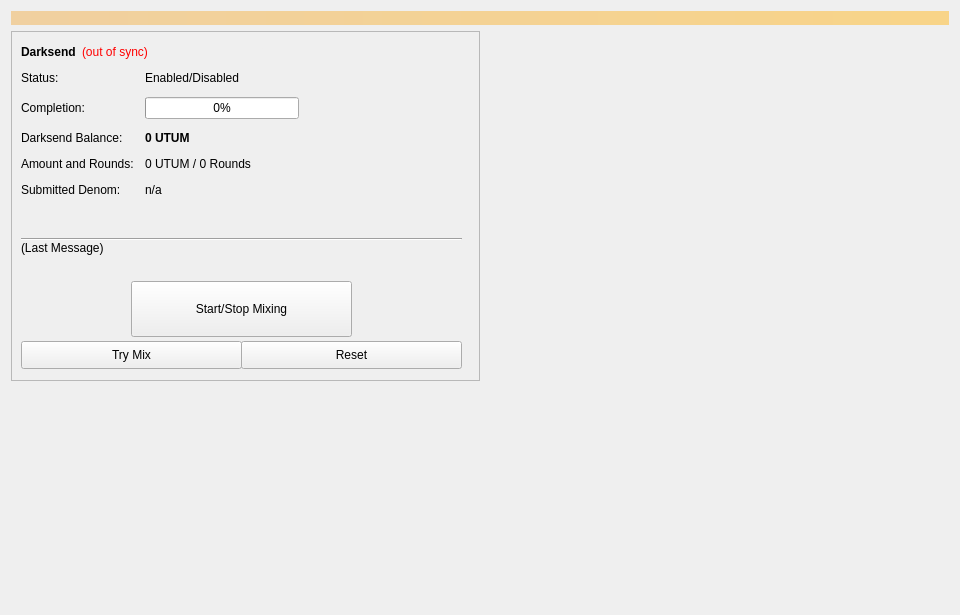
<?xml version="1.0" encoding="UTF-8"?>
<ui version="4.0">
 <class>Coinmix</class>
 <widget class="QWidget" name="Coinmix">
  <property name="geometry">
   <rect>
    <x>0</x>
    <y>0</y>
    <width>960</width>
    <height>615</height>
   </rect>
  </property>
  <property name="minimumSize">
   <size>
    <width>960</width>
    <height>0</height>
   </size>
  </property>
  <property name="windowTitle">
   <string>Form</string>
  </property>
  <layout class="QVBoxLayout" name="topLayout">
   <item>
    <widget class="QLabel" name="labelAlerts">
     <property name="visible">
      <bool>false</bool>
     </property>
     <property name="styleSheet">
      <string notr="true">background-color: qlineargradient(x1: 0, y1: 0, x2: 1, y2: 0, stop:0 #F0D0A0, stop:1 #F8D488); color:#000000;</string>
     </property>
     <property name="wordWrap">
      <bool>true</bool>
     </property>
     <property name="margin">
      <number>3</number>
     </property>
    </widget>
   </item>
   <item>
    <layout class="QHBoxLayout" name="horizontalLayout" stretch="1,1">
     <item>
      <layout class="QVBoxLayout" name="verticalLayout_2">
       <item>
        <widget class="QFrame" name="frameDarksend">
         <property name="minimumSize">
          <size>
           <width>0</width>
           <height>350</height>
          </size>
         </property>
         <property name="layoutDirection">
          <enum>Qt::LeftToRight</enum>
         </property>
         <property name="frameShape">
          <enum>QFrame::StyledPanel</enum>
         </property>
         <property name="frameShadow">
          <enum>QFrame::Raised</enum>
         </property>
         <widget class="QWidget" name="formLayoutWidget">
          <property name="geometry">
           <rect>
            <x>10</x>
            <y>40</y>
            <width>451</width>
            <height>161</height>
           </rect>
          </property>
          <layout class="QFormLayout" name="formLayout">
           <property name="fieldGrowthPolicy">
            <enum>QFormLayout::AllNonFixedFieldsGrow</enum>
           </property>
           <property name="horizontalSpacing">
            <number>11</number>
           </property>
           <property name="verticalSpacing">
            <number>12</number>
           </property>
           <item row="0" column="0">
            <widget class="QLabel" name="label_6">
             <property name="text">
              <string>Status:</string>
             </property>
            </widget>
           </item>
           <item row="1" column="0">
            <widget class="QLabel" name="label_7">
             <property name="text">
              <string>Completion:</string>
             </property>
            </widget>
           </item>
           <item row="1" column="1">
            <widget class="QProgressBar" name="DarksendProgress">
             <property name="maximumSize">
              <size>
               <width>154</width>
               <height>16777215</height>
              </size>
             </property>
             <property name="value">
              <number>0</number>
             </property>
            </widget>
           </item>
           <item row="2" column="0">
            <widget class="QLabel" name="labelAnonymizedText">
             <property name="text">
              <string>Darksend Balance:</string>
             </property>
            </widget>
           </item>
           <item row="2" column="1">
            <widget class="QLabel" name="labelAnonymized">
             <property name="font">
              <font>
               <weight>75</weight>
               <bold>true</bold>
              </font>
             </property>
             <property name="text">
              <string notr="true">0 UTUM</string>
             </property>
            </widget>
           </item>
           <item row="3" column="0">
            <widget class="QLabel" name="label_8">
             <property name="text">
              <string>Amount and Rounds:</string>
             </property>
            </widget>
           </item>
           <item row="3" column="1">
            <widget class="QLabel" name="labelAmountRounds">
             <property name="text">
              <string>0 UTUM / 0 Rounds</string>
             </property>
            </widget>
           </item>
           <item row="4" column="0">
            <widget class="QLabel" name="label_9">
             <property name="text">
              <string>Submitted Denom:</string>
             </property>
            </widget>
           </item>
           <item row="4" column="1">
            <widget class="QLabel" name="labelSubmittedDenom">
             <property name="toolTip">
              <string>The denominations you submitted to the Masternode.&lt;br&gt;To mix, other users must submit the exact same denominations.</string>
             </property>
             <property name="text">
              <string>n/a</string>
             </property>
            </widget>
           </item>
           <item row="0" column="1">
            <widget class="QLabel" name="DarksendEnabled">
             <property name="text">
              <string>Enabled/Disabled</string>
             </property>
            </widget>
           </item>
          </layout>
         </widget>
         <widget class="QPushButton" name="runAutoDenom">
          <property name="geometry">
           <rect>
            <x>251</x>
            <y>17</y>
            <width>1</width>
            <height>1</height>
           </rect>
          </property>
          <property name="palette">
           <palette>
            <active>
             <colorrole role="WindowText">
              <brush brushstyle="SolidPattern">
               <color alpha="255">
                <red>0</red>
                <green>0</green>
                <blue>0</blue>
               </color>
              </brush>
             </colorrole>
             <colorrole role="Button">
              <brush brushstyle="SolidPattern">
               <color alpha="255">
                <red>239</red>
                <green>238</green>
                <blue>238</blue>
               </color>
              </brush>
             </colorrole>
             <colorrole role="Light">
              <brush brushstyle="SolidPattern">
               <color alpha="255">
                <red>255</red>
                <green>255</green>
                <blue>255</blue>
               </color>
              </brush>
             </colorrole>
             <colorrole role="Midlight">
              <brush brushstyle="SolidPattern">
               <color alpha="255">
                <red>247</red>
                <green>246</green>
                <blue>246</blue>
               </color>
              </brush>
             </colorrole>
             <colorrole role="Dark">
              <brush brushstyle="SolidPattern">
               <color alpha="255">
                <red>119</red>
                <green>119</green>
                <blue>119</blue>
               </color>
              </brush>
             </colorrole>
             <colorrole role="Mid">
              <brush brushstyle="SolidPattern">
               <color alpha="255">
                <red>159</red>
                <green>159</green>
                <blue>159</blue>
               </color>
              </brush>
             </colorrole>
             <colorrole role="Text">
              <brush brushstyle="SolidPattern">
               <color alpha="255">
                <red>0</red>
                <green>0</green>
                <blue>0</blue>
               </color>
              </brush>
             </colorrole>
             <colorrole role="BrightText">
              <brush brushstyle="SolidPattern">
               <color alpha="255">
                <red>255</red>
                <green>255</green>
                <blue>255</blue>
               </color>
              </brush>
             </colorrole>
             <colorrole role="ButtonText">
              <brush brushstyle="SolidPattern">
               <color alpha="255">
                <red>0</red>
                <green>0</green>
                <blue>0</blue>
               </color>
              </brush>
             </colorrole>
             <colorrole role="Base">
              <brush brushstyle="SolidPattern">
               <color alpha="255">
                <red>255</red>
                <green>255</green>
                <blue>255</blue>
               </color>
              </brush>
             </colorrole>
             <colorrole role="Window">
              <brush brushstyle="SolidPattern">
               <color alpha="255">
                <red>239</red>
                <green>238</green>
                <blue>238</blue>
               </color>
              </brush>
             </colorrole>
             <colorrole role="Shadow">
              <brush brushstyle="SolidPattern">
               <color alpha="255">
                <red>0</red>
                <green>0</green>
                <blue>0</blue>
               </color>
              </brush>
             </colorrole>
             <colorrole role="AlternateBase">
              <brush brushstyle="SolidPattern">
               <color alpha="255">
                <red>247</red>
                <green>246</green>
                <blue>246</blue>
               </color>
              </brush>
             </colorrole>
             <colorrole role="ToolTipBase">
              <brush brushstyle="SolidPattern">
               <color alpha="255">
                <red>255</red>
                <green>255</green>
                <blue>220</blue>
               </color>
              </brush>
             </colorrole>
             <colorrole role="ToolTipText">
              <brush brushstyle="SolidPattern">
               <color alpha="255">
                <red>0</red>
                <green>0</green>
                <blue>0</blue>
               </color>
              </brush>
             </colorrole>
            </active>
            <inactive>
             <colorrole role="WindowText">
              <brush brushstyle="SolidPattern">
               <color alpha="255">
                <red>0</red>
                <green>0</green>
                <blue>0</blue>
               </color>
              </brush>
             </colorrole>
             <colorrole role="Button">
              <brush brushstyle="SolidPattern">
               <color alpha="255">
                <red>239</red>
                <green>238</green>
                <blue>238</blue>
               </color>
              </brush>
             </colorrole>
             <colorrole role="Light">
              <brush brushstyle="SolidPattern">
               <color alpha="255">
                <red>255</red>
                <green>255</green>
                <blue>255</blue>
               </color>
              </brush>
             </colorrole>
             <colorrole role="Midlight">
              <brush brushstyle="SolidPattern">
               <color alpha="255">
                <red>247</red>
                <green>246</green>
                <blue>246</blue>
               </color>
              </brush>
             </colorrole>
             <colorrole role="Dark">
              <brush brushstyle="SolidPattern">
               <color alpha="255">
                <red>119</red>
                <green>119</green>
                <blue>119</blue>
               </color>
              </brush>
             </colorrole>
             <colorrole role="Mid">
              <brush brushstyle="SolidPattern">
               <color alpha="255">
                <red>159</red>
                <green>159</green>
                <blue>159</blue>
               </color>
              </brush>
             </colorrole>
             <colorrole role="Text">
              <brush brushstyle="SolidPattern">
               <color alpha="255">
                <red>0</red>
                <green>0</green>
                <blue>0</blue>
               </color>
              </brush>
             </colorrole>
             <colorrole role="BrightText">
              <brush brushstyle="SolidPattern">
               <color alpha="255">
                <red>255</red>
                <green>255</green>
                <blue>255</blue>
               </color>
              </brush>
             </colorrole>
             <colorrole role="ButtonText">
              <brush brushstyle="SolidPattern">
               <color alpha="255">
                <red>0</red>
                <green>0</green>
                <blue>0</blue>
               </color>
              </brush>
             </colorrole>
             <colorrole role="Base">
              <brush brushstyle="SolidPattern">
               <color alpha="255">
                <red>255</red>
                <green>255</green>
                <blue>255</blue>
               </color>
              </brush>
             </colorrole>
             <colorrole role="Window">
              <brush brushstyle="SolidPattern">
               <color alpha="255">
                <red>239</red>
                <green>238</green>
                <blue>238</blue>
               </color>
              </brush>
             </colorrole>
             <colorrole role="Shadow">
              <brush brushstyle="SolidPattern">
               <color alpha="255">
                <red>0</red>
                <green>0</green>
                <blue>0</blue>
               </color>
              </brush>
             </colorrole>
             <colorrole role="AlternateBase">
              <brush brushstyle="SolidPattern">
               <color alpha="255">
                <red>247</red>
                <green>246</green>
                <blue>246</blue>
               </color>
              </brush>
             </colorrole>
             <colorrole role="ToolTipBase">
              <brush brushstyle="SolidPattern">
               <color alpha="255">
                <red>255</red>
                <green>255</green>
                <blue>220</blue>
               </color>
              </brush>
             </colorrole>
             <colorrole role="ToolTipText">
              <brush brushstyle="SolidPattern">
               <color alpha="255">
                <red>0</red>
                <green>0</green>
                <blue>0</blue>
               </color>
              </brush>
             </colorrole>
            </inactive>
            <disabled>
             <colorrole role="WindowText">
              <brush brushstyle="SolidPattern">
               <color alpha="255">
                <red>119</red>
                <green>119</green>
                <blue>119</blue>
               </color>
              </brush>
             </colorrole>
             <colorrole role="Button">
              <brush brushstyle="SolidPattern">
               <color alpha="255">
                <red>239</red>
                <green>238</green>
                <blue>238</blue>
               </color>
              </brush>
             </colorrole>
             <colorrole role="Light">
              <brush brushstyle="SolidPattern">
               <color alpha="255">
                <red>255</red>
                <green>255</green>
                <blue>255</blue>
               </color>
              </brush>
             </colorrole>
             <colorrole role="Midlight">
              <brush brushstyle="SolidPattern">
               <color alpha="255">
                <red>247</red>
                <green>246</green>
                <blue>246</blue>
               </color>
              </brush>
             </colorrole>
             <colorrole role="Dark">
              <brush brushstyle="SolidPattern">
               <color alpha="255">
                <red>119</red>
                <green>119</green>
                <blue>119</blue>
               </color>
              </brush>
             </colorrole>
             <colorrole role="Mid">
              <brush brushstyle="SolidPattern">
               <color alpha="255">
                <red>159</red>
                <green>159</green>
                <blue>159</blue>
               </color>
              </brush>
             </colorrole>
             <colorrole role="Text">
              <brush brushstyle="SolidPattern">
               <color alpha="255">
                <red>119</red>
                <green>119</green>
                <blue>119</blue>
               </color>
              </brush>
             </colorrole>
             <colorrole role="BrightText">
              <brush brushstyle="SolidPattern">
               <color alpha="255">
                <red>255</red>
                <green>255</green>
                <blue>255</blue>
               </color>
              </brush>
             </colorrole>
             <colorrole role="ButtonText">
              <brush brushstyle="SolidPattern">
               <color alpha="255">
                <red>119</red>
                <green>119</green>
                <blue>119</blue>
               </color>
              </brush>
             </colorrole>
             <colorrole role="Base">
              <brush brushstyle="SolidPattern">
               <color alpha="255">
                <red>239</red>
                <green>238</green>
                <blue>238</blue>
               </color>
              </brush>
             </colorrole>
             <colorrole role="Window">
              <brush brushstyle="SolidPattern">
               <color alpha="255">
                <red>239</red>
                <green>238</green>
                <blue>238</blue>
               </color>
              </brush>
             </colorrole>
             <colorrole role="Shadow">
              <brush brushstyle="SolidPattern">
               <color alpha="255">
                <red>0</red>
                <green>0</green>
                <blue>0</blue>
               </color>
              </brush>
             </colorrole>
             <colorrole role="AlternateBase">
              <brush brushstyle="SolidPattern">
               <color alpha="255">
                <red>239</red>
                <green>238</green>
                <blue>238</blue>
               </color>
              </brush>
             </colorrole>
             <colorrole role="ToolTipBase">
              <brush brushstyle="SolidPattern">
               <color alpha="255">
                <red>255</red>
                <green>255</green>
                <blue>220</blue>
               </color>
              </brush>
             </colorrole>
             <colorrole role="ToolTipText">
              <brush brushstyle="SolidPattern">
               <color alpha="255">
                <red>0</red>
                <green>0</green>
                <blue>0</blue>
               </color>
              </brush>
             </colorrole>
            </disabled>
           </palette>
          </property>
          <property name="focusPolicy">
           <enum>Qt::NoFocus</enum>
          </property>
          <property name="autoFillBackground">
           <bool>true</bool>
          </property>
          <property name="text">
           <string/>
          </property>
          <property name="flat">
           <bool>true</bool>
          </property>
         </widget>
         <widget class="QPushButton" name="toggleDarksend">
          <property name="geometry">
           <rect>
            <x>120</x>
            <y>250</y>
            <width>221</width>
            <height>56</height>
           </rect>
          </property>
          <property name="sizePolicy">
           <sizepolicy hsizetype="MinimumExpanding" vsizetype="Fixed">
            <horstretch>0</horstretch>
            <verstretch>0</verstretch>
           </sizepolicy>
          </property>
          <property name="text">
           <string>Start/Stop Mixing</string>
          </property>
         </widget>
         <widget class="Line" name="lineLastMessage">
          <property name="geometry">
           <rect>
            <x>10</x>
            <y>200</y>
            <width>441</width>
            <height>16</height>
           </rect>
          </property>
          <property name="orientation">
           <enum>Qt::Horizontal</enum>
          </property>
         </widget>
         <widget class="QLabel" name="DarksendStatus">
          <property name="geometry">
           <rect>
            <x>10</x>
            <y>210</y>
            <width>451</width>
            <height>43</height>
           </rect>
          </property>
          <property name="minimumSize">
           <size>
            <width>288</width>
            <height>43</height>
           </size>
          </property>
          <property name="text">
           <string>(Last Message)</string>
          </property>
          <property name="alignment">
           <set>Qt::AlignLeading|Qt::AlignLeft|Qt::AlignTop</set>
          </property>
          <property name="wordWrap">
           <bool>true</bool>
          </property>
         </widget>
         <widget class="QPushButton" name="DarksendAuto">
          <property name="geometry">
           <rect>
            <x>10</x>
            <y>310</y>
            <width>221</width>
            <height>28</height>
           </rect>
          </property>
          <property name="sizePolicy">
           <sizepolicy hsizetype="MinimumExpanding" vsizetype="Fixed">
            <horstretch>0</horstretch>
            <verstretch>0</verstretch>
           </sizepolicy>
          </property>
          <property name="toolTip">
           <string>Try to manually submit a Darksend request.</string>
          </property>
          <property name="text">
           <string>Try Mix</string>
          </property>
         </widget>
         <widget class="QPushButton" name="DarksendReset">
          <property name="geometry">
           <rect>
            <x>230</x>
            <y>310</y>
            <width>221</width>
            <height>28</height>
           </rect>
          </property>
          <property name="sizePolicy">
           <sizepolicy hsizetype="MinimumExpanding" vsizetype="Fixed">
            <horstretch>0</horstretch>
            <verstretch>0</verstretch>
           </sizepolicy>
          </property>
          <property name="toolTip">
           <string>Reset the current status of Darksend (can interrupt Darksend if it's in the process of Mixing, which can cost you money!)</string>
          </property>
          <property name="autoFillBackground">
           <bool>false</bool>
          </property>
          <property name="text">
           <string>Reset</string>
          </property>
         </widget>
         <widget class="QWidget" name="layoutWidget">
          <property name="geometry">
           <rect>
            <x>10</x>
            <y>10</y>
            <width>431</width>
            <height>22</height>
           </rect>
          </property>
          <layout class="QHBoxLayout" name="horizontalLayout_5">
           <item>
            <widget class="QLabel" name="label_2">
             <property name="font">
              <font>
               <weight>75</weight>
               <bold>true</bold>
              </font>
             </property>
             <property name="text">
              <string>Darksend</string>
             </property>
            </widget>
           </item>
           <item>
            <widget class="QLabel" name="labelDarksendSyncStatus">
             <property name="toolTip">
              <string>The displayed information may be out of date. Your wallet automatically synchronizes with the UTUM network after a connection is established, but this process has not completed yet.</string>
             </property>
             <property name="styleSheet">
              <string notr="true">QLabel { color: red; }</string>
             </property>
             <property name="text">
              <string notr="true">(out of sync)</string>
             </property>
             <property name="alignment">
              <set>Qt::AlignLeading|Qt::AlignLeft|Qt::AlignVCenter</set>
             </property>
            </widget>
           </item>
           <item>
            <spacer name="horizontalSpacer_4">
             <property name="orientation">
              <enum>Qt::Horizontal</enum>
             </property>
             <property name="sizeHint" stdset="0">
              <size>
               <width>40</width>
               <height>20</height>
              </size>
             </property>
            </spacer>
           </item>
          </layout>
         </widget>
        </widget>
       </item>
       <item>
        <spacer name="verticalSpacer">
         <property name="orientation">
          <enum>Qt::Vertical</enum>
         </property>
         <property name="sizeHint" stdset="0">
          <size>
           <width>20</width>
           <height>40</height>
          </size>
         </property>
        </spacer>
       </item>
      </layout>
     </item>
     <item>
      <layout class="QVBoxLayout" name="verticalLayout_3">
       <item>
        <spacer name="verticalSpacer_2">
         <property name="orientation">
          <enum>Qt::Vertical</enum>
         </property>
         <property name="sizeType">
          <enum>QSizePolicy::Expanding</enum>
         </property>
         <property name="sizeHint" stdset="0">
          <size>
           <width>20</width>
           <height>40</height>
          </size>
         </property>
        </spacer>
       </item>
      </layout>
     </item>
    </layout>
   </item>
  </layout>
 </widget>
 <resources/>
 <connections/>
</ui>
